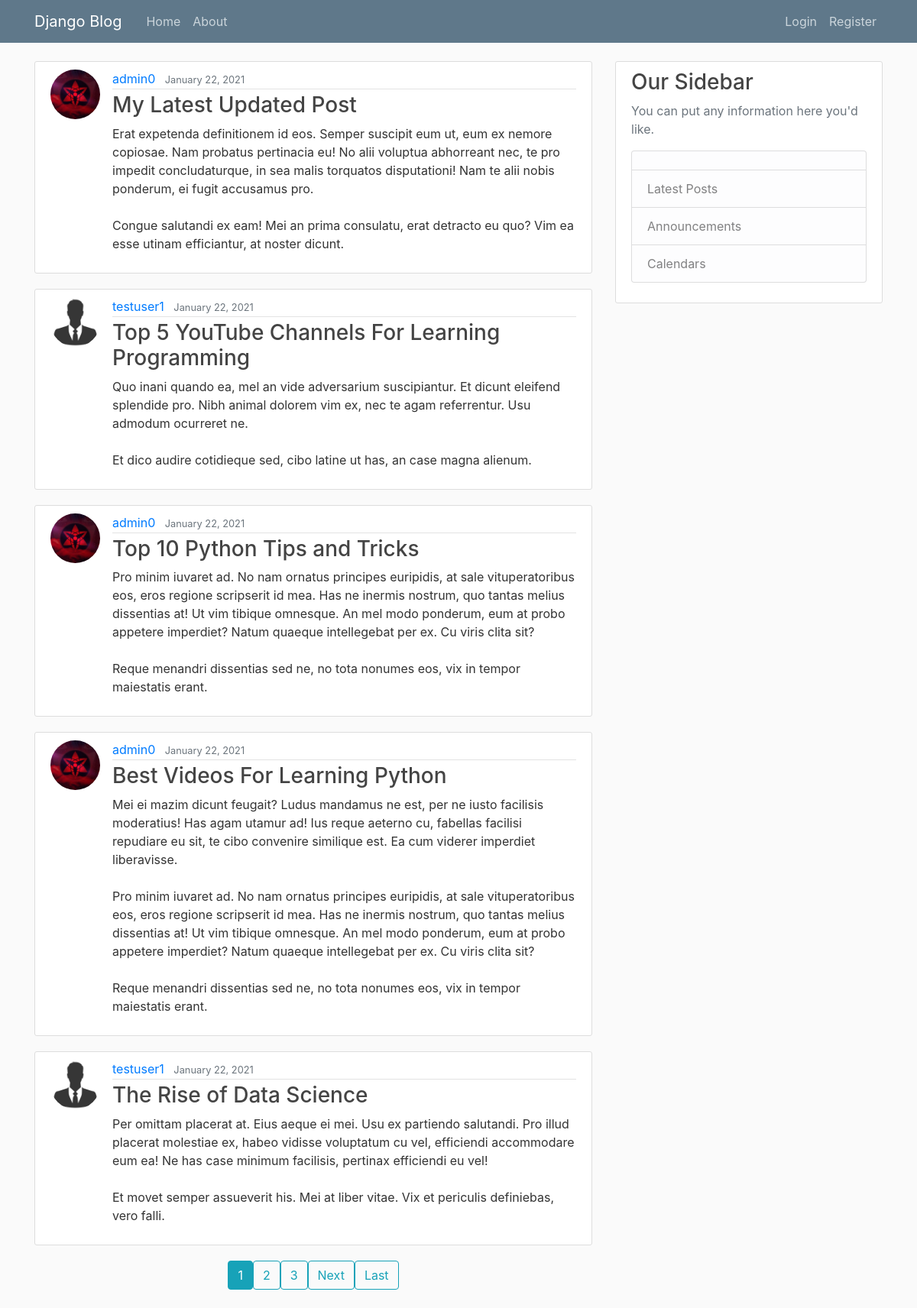
The page / on the database its author committed.
### blog/models.py (models this page shows, shortened)
class Post(models.Model):
    title = models.CharField(max_length=120)
    content = models.TextField()
    date_post = models.DateTimeField(default=timezone.now)
    author = models.ForeignKey(User, on_delete=models.CASCADE)

### users/models.py (models this page shows, shortened)
class Profile(models.Model):
    user = models.OneToOneField(User, on_delete=models.CASCADE)
    image = models.ImageField(default="default.jpg", upload_to="profile_pics")

### blog/views.py (the view)
# urls.py: path("", views.PostListView.as_view(), name="blog-home"),
class PostListView(ListView):
    model = Post
    template_name = "blog/home.html"  # <app>/<model>_<viewtype>.html
    context_object_name = "posts"
    ordering = ["-date_post"]
    paginate_by = 5

### blog/templates/blog/home.html (shortened to what this page needs)
{% extends "blog/base.html" %}
{% block content %}
	{% for post in posts %}
		<article class="media content-section">
			<img class="rounded-circle article-img" src="{{post.author.profile.image.url}}" >
			<div class="media-body">
				<div class="article-metadata">
					<a class="mr-2" href="{% url 'user-posts' post.author.username %}">{{ post.author }}</a>
					<small class="text-muted">{{ post.date_post|date:'F d, Y' }}</small>
				</div>
				<h3><a class="article-title" href="{% url 'post-detail' post.id %}">{{ post.title }}</a></h3>
				<p class="article-content">{{ post.content }}</p>
			</div>
		</article>
	{% endfor %}
	<div class="d-flex justify-content-center">
		{% if is_paginated %}
			{% for num in page_obj.paginator.page_range %}
				{% if page_obj.number == num %}
					<a href="?page={{num}}" class="btn btn-info mb-4">{{num}}</a>
				{% elif num > page_obj.number|add:'-3' and num < page_obj.number|add:'3' %}
					<a href="?page={{num}}" class="btn btn-outline-info mb-4">{{num}}</a>
				{% endif %}
			{% endfor %}
			{% if page_obj.has_next %}
				<a href="?page={{page_obj.next_page_number}}" class="btn btn-outline-info mb-4">Next</a>
				<a href="?page={{page_obj.paginator.num_pages}}" class="btn btn-outline-info mb-4">Last</a>
			{% endif %}
		{% endif %}
	</div>
{% endblock content %}

### blog/templates/blog/base.html (shortened to what this page needs)
{% load static %}
<!DOCTYPE html>
<html>
	<head>
		<link rel="stylesheet" href="https://stackpath.bootstrapcdn.com/bootstrap/4.3.1/css/bootstrap.min.css">
		<link rel="stylesheet" href="{% static "blog/main.css" %}" type="text/css">
	</head>
	<body>
		<header class="site-header">
			<nav class="navbar navbar-expand-md navbar-dark bg-steel fixed-top">
				<div class="container">
					<a class="navbar-brand mr-4" href="{% url 'blog-home' %}">Django Blog</a>
					<div class="collapse navbar-collapse" id="navbarToggle">
						<div class="navbar-nav mr-auto">
							<a class="nav-item nav-link" href="{% url 'blog-home' %}">Home</a>
							<a class="nav-item nav-link" href="{% url 'blog-about' %}">About</a>
						</div>
						<div class="navbar-nav">
							{% if user.is_authenticated %}
								<a class="nav-item nav-link" href="{% url 'profile' %}">Profile</a>
								<a class="nav-item nav-link" href="{% url 'logout' %}">Logout</a>
							{% else %}
								<a class="nav-item nav-link" href="{% url 'login' %}">Login</a>
								<a class="nav-item nav-link" href="{% url 'register' %}">Register</a>
							{% endif %}
						</div>
					</div>
				</div>
			</nav>
		</header>
		<main role="main" class="container">
			<div class="row">
				<div class="col-md-8">
					{% block content %}{% endblock content %}
				</div>
				<div class="col-md-4">
					<div class="content-section">
						<h3>Our Sidebar</h3>
						<p class='text-muted'>You can put any information here you'd like.
							<ul class="list-group">
								<li class="list-group-item list-group-item-light">
								</li>
								<li class="list-group-item list-group-item-light">Latest Posts</li>
								<li class="list-group-item list-group-item-light">Announcements</li>
								<li class="list-group-item list-group-item-light">Calendars</li>
							</ul>
						</p>
					</div>
				</div>
			</div>
		</main>
	</body>
</html>

### blog/static/blog/main.css (style rules this page uses)
body { background: #fafafa; color: #333333; margin-top: 5rem; }
h1, h2, h3, h4, h5, h6 { color: #444444; }
ul { margin: 0; }
.bg-steel { background-color: #5f788a; }
.site-header .navbar-nav .nav-link { color: #cbd5db; }
.content-section { background: #ffffff; padding: 10px 20px; border: 1px solid #dddddd; border-radius: 3px; margin-bottom: 20px; }
.article-title { color: #444444; }
.article-content { white-space: pre-line; }
.article-img { height: 65px; width: 65px; margin-right: 16px; }
.article-metadata { padding-bottom: 1px; margin-bottom: 4px; border-bottom: 1px solid #e3e3e3 }

### rows shown on the page
Post: author.profile.image (picture), author "admin0", date_post "January 22, 2021", title "My Latest Updated Post", content "Erat expetenda definitionem id eos. Semper suscipit eum ut, eum ex nemore copiosae. Nam probatus pertinacia eu! No alii voluptua abhorreant nec, te pro impedit concludaturque, in sea malis torquatos disputationi! Nam te alii nobis ponderum, ei fugit accusamus pro. Congue salutandi ex eam! Mei an prima consulatu, erat detracto eu quo? Vim ea esse utinam efficiantur, at noster dicunt."
Post: author.profile.image (placeholder picture), author "testuser1", date_post "January 22, 2021", title "Top 5 YouTube Channels For Learning Programming", content "Quo inani quando ea, mel an vide adversarium suscipiantur. Et dicunt eleifend splendide pro. Nibh animal dolorem vim ex, nec te agam referrentur. Usu admodum ocurreret ne. Et dico audire cotidieque sed, cibo latine ut has, an case magna alienum."
Post: author.profile.image (picture), author "admin0", date_post "January 22, 2021", title "Top 10 Python Tips and Tricks", content "Pro minim iuvaret ad. No nam ornatus principes euripidis, at sale vituperatoribus eos, eros regione scripserit id mea. Has ne inermis nostrum, quo tantas melius dissentias at! Ut vim tibique omnesque. An mel modo ponderum, eum at probo appetere imperdiet? Natum quaeque intellegebat per ex. Cu viris clita sit? Reque menandri dissentias sed ne, no tota nonumes eos, vix in tempor maiestatis erant."
Post: author.profile.image (picture), author "admin0", date_post "January 22, 2021", title "Best Videos For Learning Python", content "Mei ei mazim dicunt feugait? Ludus mandamus ne est, per ne iusto facilisis moderatius! Has agam utamur ad! Ius reque aeterno cu, fabellas facilisi repudiare eu sit, te cibo convenire similique est. Ea cum viderer imperdiet liberavisse. Pro minim iuvaret ad. No nam ornatus principes euripidis, at sale vituperatoribus eos, eros regione scripserit id mea. Has ne inermis nostrum, quo tantas melius dissentias at! Ut vim tibique omnesque. An mel modo ponderum, eum at probo appetere imperdiet? Natum quaeque intellegebat per ex. Cu viris clita sit? Reque menandri dissentias sed ne, no tota nonumes eos, vix in tempor maiestatis erant."
Post: author.profile.image (placeholder picture), author "testuser1", date_post "January 22, 2021", title "The Rise of Data Science", content "Per omittam placerat at. Eius aeque ei mei. Usu ex partiendo salutandi. Pro illud placerat molestiae ex, habeo vidisse voluptatum cu vel, efficiendi accommodare eum ea! Ne has case minimum facilisis, pertinax efficiendi eu vel! Et movet semper assueverit his. Mei at liber vitae. Vix et periculis definiebas, vero falli."

### other values the page prints
{{ num }} "1"
{{ num }} "2" "3"
